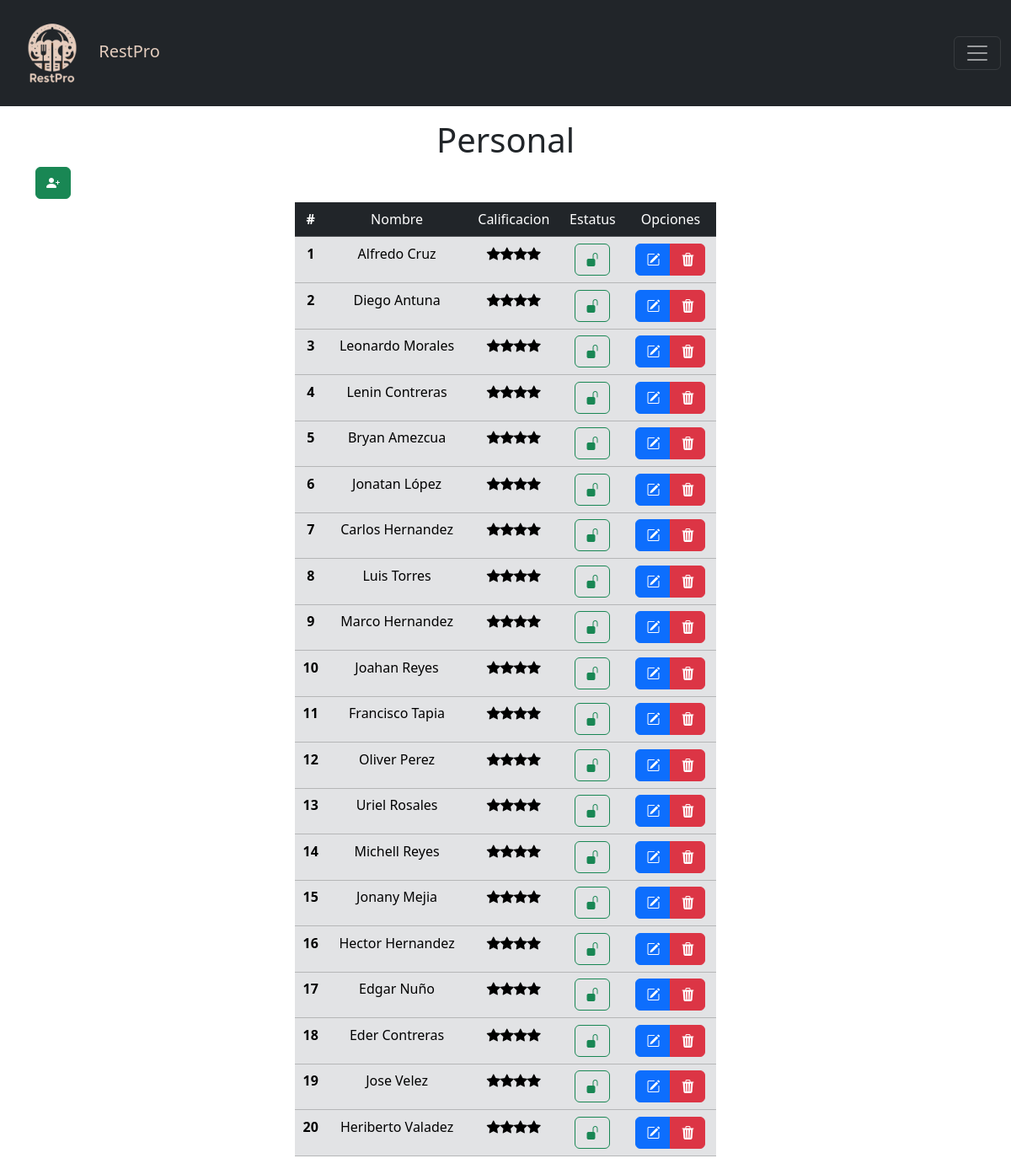
/vistas/personal.php (signed in), run on the app's committed database.
### tables this page shows
CREATE TABLE IF NOT EXISTS `personal` (
  `id` int NOT NULL AUTO_INCREMENT,
  `nombre` varchar(50) NOT NULL,
  `apellido` varchar(50) NOT NULL,
  `calificacion` int NOT NULL DEFAULT '4',
  `estado` int NOT NULL DEFAULT '1' COMMENT '0: inactivo, 1: activo',
  PRIMARY KEY (`id`)
);

### vistas/personal.php (the view, shortened to what this page needs)
<?php
$ubicacion = "../";
$titulo = "Personal";
include ($ubicacion . "includes/header.php");
include ($ubicacion . "config/conexion.php");
$result = $pdo->query("SELECT * FROM personal");
if ($result->rowCount() > 0) {
    $resultMeseros = $result->fetchAll(PDO::FETCH_OBJ);
}
?>
<link rel="stylesheet" href="<?php echo $ubicacion; ?>/assets/tools/styles/estilos_vistas.css">
<div class="container mt-3">
    <h1 class="text-center"><?php echo $titulo; ?></h1>
    <button title="Agregar mesero" data-bs-toggle="modal" data-bs-target="#modalAgregar" class="btn btn-success mb-1"><i
            class="bi bi-person-plus-fill"></i></button>
    <br>
    <div class="d-flex centrar">
        <?php if (isset($resultMeseros)): ?>
            <table class="table table-border table-dark" style="width: 500px;">
                <thead>
                    <tr>
                        <th>#</th>
                        <td>Nombre</td>
                        <td>Calificacion</td>
                        <td>Estatus</td>
                        <td>Opciones</td>
                    </tr>
                </thead>
                <tbody class="table-secondary">
                    <?php foreach ($resultMeseros as $mesero): ?>
                        <tr>
                            <th><?php echo $mesero->id ?></th>
                            <td><?php echo $mesero->nombre . " " . $mesero->apellido; ?></td>
                            <td>
                                <?php for ($star = 0; $star < $mesero->calificacion; $star++):
                                    echo '<i class="bi bi-star-fill"></i>';
                                endfor ?>
                            </td>
                            <td>
                                <?php
                                if ($mesero->estado == 1) {
                                    $estiloButton = ' title="Presione para bloquear" class="btn btn-outline-success "';
                                    $icon = '<i class="bi bi-unlock-fill"></i>';
                                    $modal = 'data-bs-target="#modalBloquear"';
                                } else {
                                    $estiloButton = 'title="Presione para desbloquear" class="btn btn-outline-danger btn-lg rounded-4 mx-2"';
                                    $icon = '<i class="bi bi-lock-fill"></i>';
                                    $modal = ' onclick="confirmarDesbloqueo(' . $mesero->id . ')" ';
                                }
                                ?>
                                <button <?php echo $estiloButton; ?> data-bs-toggle="modal" <?php echo $modal; ?> href=""
                                    data-id="<?php echo $mesero->id; ?>" data-name="<?php echo $mesero->nombre; ?>"
                                    data-estado="<?php echo $mesero->estado; ?>"><?php echo $icon; ?></button>
                            </td>
                            <td>
                                <div class="btn-group" role="group" aria-label="Basic mixed styles example">
                                    <button title="Editar" class="btn btn-primary" data-bs-toggle="modal" data-bs-target="#modalEditar" type="button"
                                        data-id="<?php echo $mesero->id; ?>" data-name="<?php echo $mesero->nombre; ?>"
                                        data-apellido="<?php echo $mesero->apellido; ?>"><i class="bi bi-pencil-square"></i>
                                    </button>
                                    <button title="Eliminar" type="button" class="btn btn-danger" onclick="confirmarEliminacion(<?php echo $mesero->id; ?>)">
                                        <i class="bi bi-trash3-fill"></i>
                                    </button>
                                </div>
                            </td>
                        <tr>
                        <?php endforeach ?>
                </tbody>
            </table>
        <?php endif ?>
    </div>
</div>

### includes/header.php (shortened to what this page needs)
<!doctype html>
<html lang="es">
<head>
    <link href="https://cdn.jsdelivr.net/npm/bootstrap@5.3.3/dist/css/bootstrap.min.css" rel="stylesheet">
    <link href="https://getbootstrap.com/docs/5.3/assets/css/docs.css" rel="stylesheet">
    <link href="<?php echo $ubicacion; ?>assets/tools/styles.css" rel="stylesheet">
    <link rel="stylesheet" href="https://cdn.jsdelivr.net/npm/bootstrap-icons@1.11.3/font/bootstrap-icons.min.css">
</head>
<body>
    <?php
    include_once $ubicacion."includes/navbar.php";
    ?>

### includes/navbar.php (shortened to what this page needs)
<nav class="navbar navbar-dark bg-dark">
    <div class="container-fluid">
        <a class="navbar-brand color-text-navbar" href="<?php echo $ubicacion; ?>index.php">
            <img src="<?php echo $ubicacion; ?>assets/imagenes/logo-white.png" width="100" height="100" alt="...">
            RestPro
        </a>
        <button class="navbar-toggler" type="button" data-bs-toggle="offcanvas" data-bs-target="#offcanvasNavbar"
            aria-controls="offcanvasNavbar" aria-label="Toggle navigation">
            <span class="navbar-toggler-icon"></span>
        </button>
</nav>

### assets/tools/styles.css (style rules this page uses)
.color-text-navbar { color: #e4cdbe; }
.centrar { text-align: center; justify-content: center; align-items: center; }
.container { margin-top: 50px; }
.btn { cursor: pointer; }

### assets/tools/styles/estilos_vistas.css (style rules this page uses)
.table { table-layout: auto; width: auto; }

### data on the page
personal: id "1", nombre "Alfredo", apellido "Cruz", calificacion 4 (drawn), estado 1 (drawn)
personal: id "2", nombre "Diego", apellido "Antuna", calificacion 4 (drawn), estado 1 (drawn)
personal: id "3", nombre "Leonardo", apellido "Morales", calificacion 4 (drawn), estado 1 (drawn)
personal: id "4", nombre "Lenin", apellido "Contreras", calificacion 4 (drawn), estado 1 (drawn)
personal: id "5", nombre "Bryan", apellido "Amezcua", calificacion 4 (drawn), estado 1 (drawn)
personal: id "6", nombre "Jonatan", apellido "López", calificacion 4 (drawn), estado 1 (drawn)
personal: id "7", nombre "Carlos", apellido "Hernandez", calificacion 4 (drawn), estado 1 (drawn)
personal: id "8", nombre "Luis", apellido "Torres", calificacion 4 (drawn), estado 1 (drawn)
personal: id "9", nombre "Marco", apellido "Hernandez", calificacion 4 (drawn), estado 1 (drawn)
personal: id "10", nombre "Joahan", apellido "Reyes", calificacion 4 (drawn), estado 1 (drawn)
personal: id "11", nombre "Francisco", apellido "Tapia", calificacion 4 (drawn), estado 1 (drawn)
personal: id "12", nombre "Oliver", apellido "Perez", calificacion 4 (drawn), estado 1 (drawn)
personal: id "13", nombre "Uriel", apellido "Rosales", calificacion 4 (drawn), estado 1 (drawn)
personal: id "14", nombre "Michell", apellido "Reyes", calificacion 4 (drawn), estado 1 (drawn)
personal: id "15", nombre "Jonany", apellido "Mejia", calificacion 4 (drawn), estado 1 (drawn)
personal: id "16", nombre "Hector", apellido "Hernandez", calificacion 4 (drawn), estado 1 (drawn)
personal: id "17", nombre "Edgar", apellido "Nuño", calificacion 4 (drawn), estado 1 (drawn)
personal: id "18", nombre "Eder", apellido "Contreras", calificacion 4 (drawn), estado 1 (drawn)
personal: id "19", nombre "Jose", apellido "Velez", calificacion 4 (drawn), estado 1 (drawn)
personal: id "20", nombre "Heriberto", apellido "Valadez", calificacion 4 (drawn), estado 1 (drawn)

### other printed values
$titulo "Personal"
